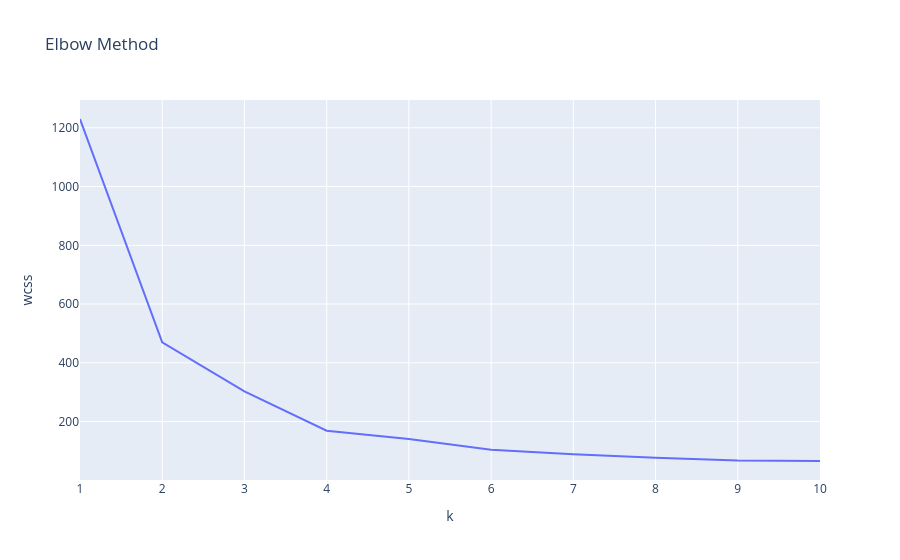
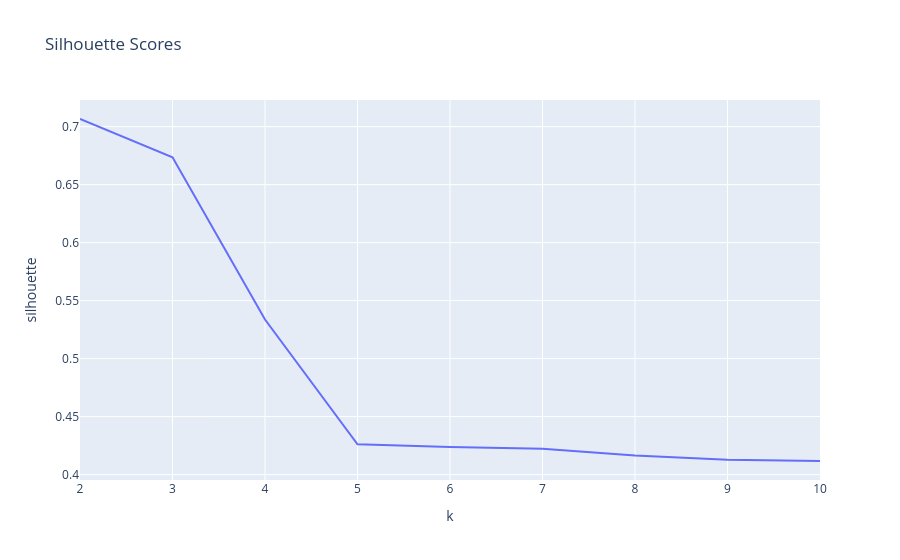

These figures' notebook cell, in order:
### Markdown cell above
### Determine the ideal number of clusters using the elbow method and the silhouette coefficient

### Code cell
# elbow method
wcss = []
for k in range(1, 11):
    km = KMeans(n_clusters=k, random_state=1)
    km.fit(X)
    wcss.append(km.inertia_)
elbow_df = pd.DataFrame({"k": range(1,11), "wcss": wcss})

# Compute silhouette scores for k = 2…10
sil_scores = []
ks = range(2, 11)
for k in ks:
    km = KMeans(n_clusters=k, random_state=1)
    labels = km.fit_predict(X)
    sil_scores.append(silhouette_score(X, labels))
sil_df = pd.DataFrame({"k": list(ks), "silhouette": sil_scores})

# Determine best k by silhouette
best_sil_k = sil_df.loc[sil_df["silhouette"].idxmax(), "k"]
print(f"Best number of clusters by silhouette: {best_sil_k}")

# Plot elbow
fig1 = px.line(
    elbow_df, x="k", y="wcss", 
    title="Elbow Method"
)
fig1.update_layout(xaxis=dict(dtick=1))
fig1.show(renderer="vscode")

# Plot silhouette
fig2 = px.line(
    sil_df, x="k", y="silhouette", 
    title="Silhouette Scores"
)
fig2.update_layout(xaxis=dict(dtick=1))
fig2.show(renderer="vscode")

### Figure 1 — Plotly figure (JSON) as saved in the notebook; plotly's stock layout.template omitted (floating-point values rounded to 4 significant figures)
{"data": [{"hovertemplate": "k=%{x}<br>wcss=%{y}<extra></extra>", "legendgroup": "", "line": {"color": "#636efa", "dash": "solid"}, "marker": {"symbol": "circle"}, "mode": "lines", "name": "", "orientation": "v", "showlegend": false, "type": "scatter", "x": [1, 2, 3, 4, 5, 6, 7, 8, 9, 10], "xaxis": "x", "y": [1230.0, 469.6, 302.4, 168.9, 140.2, 104.1, 88.91, 76.5, 67.13, 65.6], "yaxis": "y"}], "layout": {"legend": {"tracegroupgap": 0}, "title": {"text": "Elbow Method"}, "xaxis": {"anchor": "y", "domain": [0, 1], "dtick": 1, "title": {"text": "k"}}, "yaxis": {"anchor": "x", "domain": [0, 1], "title": {"text": "wcss"}}}}

### Figure 2 — Plotly figure (JSON) as saved in the notebook; plotly's stock layout.template omitted (floating-point values rounded to 4 significant figures)
{"data": [{"hovertemplate": "k=%{x}<br>silhouette=%{y}<extra></extra>", "legendgroup": "", "line": {"color": "#636efa", "dash": "solid"}, "marker": {"symbol": "circle"}, "mode": "lines", "name": "", "orientation": "v", "showlegend": false, "type": "scatter", "x": [2, 3, 4, 5, 6, 7, 8, 9, 10], "xaxis": "x", "y": [0.7066, 0.6736, 0.5337, 0.4262, 0.4239, 0.4222, 0.4164, 0.4128, 0.4117], "yaxis": "y"}], "layout": {"legend": {"tracegroupgap": 0}, "title": {"text": "Silhouette Scores"}, "xaxis": {"anchor": "y", "domain": [0, 1], "dtick": 1, "title": {"text": "k"}}, "yaxis": {"anchor": "x", "domain": [0, 1], "title": {"text": "silhouette"}}}}
